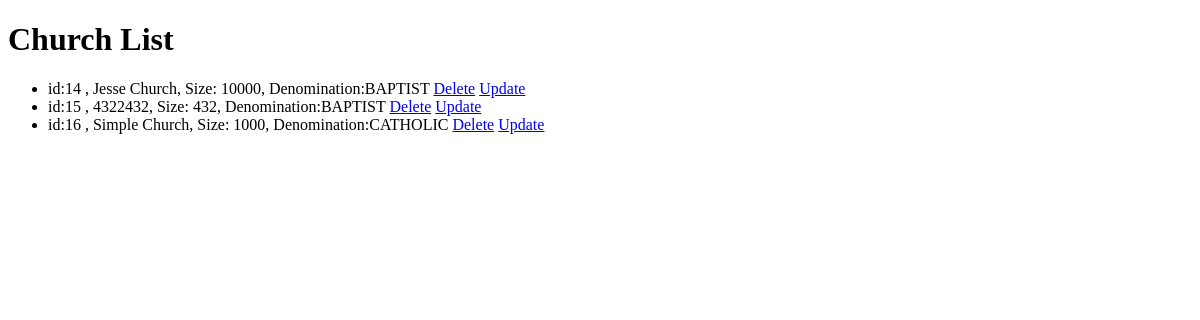
The page /churches/view_churches/ on the database its author committed.
### churches/models.py (models this page shows, shortened)
class Church(models.Model):
    church_name_text = models.CharField(max_length=200)
    size_int = models.IntegerField(
        default=0,
        validators=[MinValueValidator(0)],  # Ensures the integer is non-negative
    )
    church_type_text = models.CharField(
        max_length=200,
        choices=CHURCH_TYPE_CHOICES,
        default="NON_DENOMINATIONAL",  # Ensure default is one of the choices
    )

### churches/views.py (the view)
# urls.py: path("view_churches/", views.view_churches, name="view_churches"),
def view_churches(request):
    view_churches = Church.objects.all().values()
    context = {"view_churches": view_churches}
    return render(request, "Churches/view_churches.html", context)

### churches/templates/Churches/view_churches.html (shortened to what this page needs)
<!DOCTYPE html>
<html lang="en">
<head>
</head>
<body>
    <h1>Church List</h1>
    <ul>
        {%if view_churches%}
        {% for church in view_churches %}
        <li>id:{{church.id}} , {{ church.church_name_text }}, Size: {{ church.size_int }},
            Denomination:{{church.church_type_text}}
            <a href="{% url 'delete_church' church.id %}">Delete</a>
            <a href="{% url 'update_church' church.id %}">Update</a>
        </li>
        {% endfor %}
        {% else %}
        <p>No churches available. Please add a new church.</p>
        {% endif %}
    </ul>
</body>
</html>

### rows shown on the page
Church: id "14", church_name_text "Jesse Church", size_int "10000", church_type_text "BAPTIST"
Church: id "15", church_name_text "4322432", size_int "432", church_type_text "BAPTIST"
Church: id "16", church_name_text "Simple Church", size_int "1000", church_type_text "CATHOLIC"
